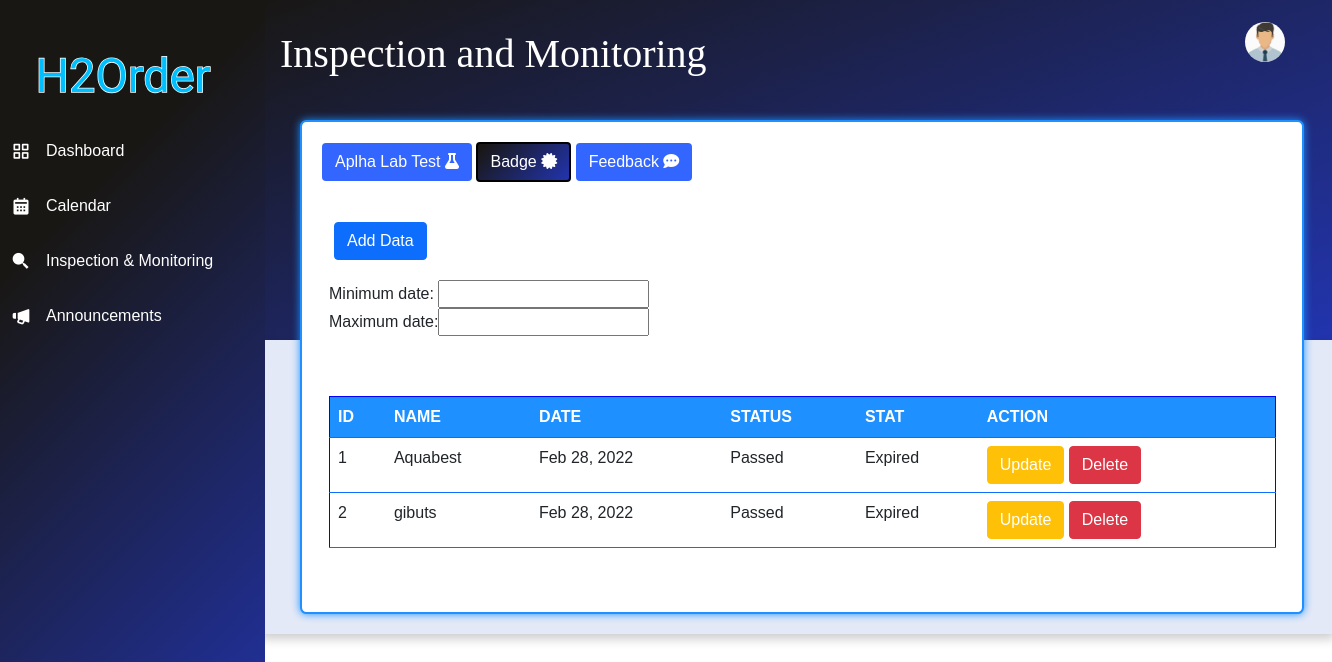
The page /admin/badge.php (signed in) on the database as committed earlier.
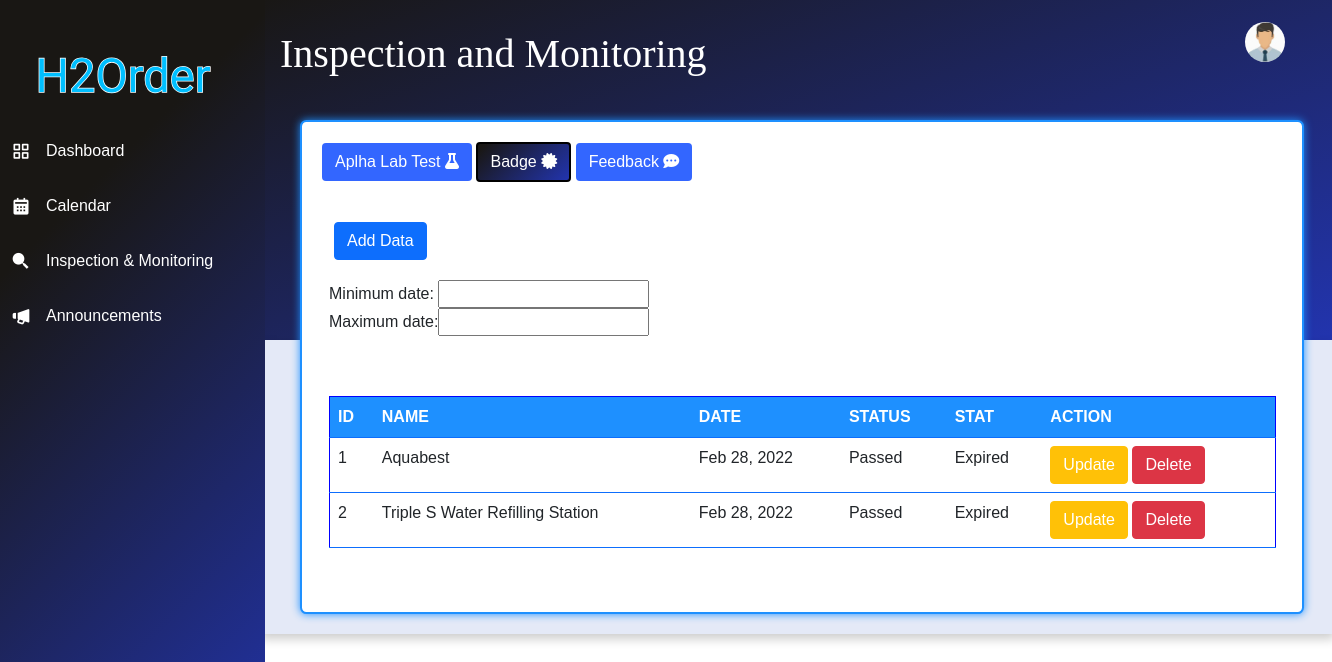
The same page on the database as committed later.
### tables this page shows
CREATE TABLE `badge` (
  `badge_id` int(11) NOT NULL,
  `merchant_id` int(11) NOT NULL,
  `status` varchar(255) NOT NULL,
  `date` timestamp NOT NULL DEFAULT CURRENT_TIMESTAMP ON UPDATE CURRENT_TIMESTAMP
);

CREATE TABLE `merchant` (
  `merchant_id` int(11) NOT NULL,
  `username` varchar(255) NOT NULL,
  `password` varchar(255) NOT NULL,
  `business_name` varchar(255) NOT NULL,
  `owner` varchar(255) NOT NULL,
  `address` varchar(255) NOT NULL,
  `email` varchar(255) NOT NULL,
  `contact_number` varchar(255) NOT NULL,
  `image` varchar(255) NOT NULL,
  `latitude` varchar(255) NOT NULL,
  `longitude` varchar(255) NOT NULL,
  `opening` time NOT NULL,
  `closing` time NOT NULL
);

### admin/badge.php (the view, shortened to what the changed rows need)
<!DOCTYPE html>
<html lang="en" dir="ltr">
  <head>
    <link rel="stylesheet" href="../admin/navstyle.css">
    <link rel="stylesheet" href="../admin/ad_style.css">
     <link href="https://cdn.jsdelivr.net/npm/bootstrap@5.0.2/dist/css/bootstrap.min.css" rel="stylesheet">
    <link href='https://unpkg.com/boxicons@2.0.7/css/boxicons.min.css' rel='stylesheet'>
<link rel="stylesheet" href="https://cdn.datatables.net/1.10.21/css/dataTables.bootstrap4.min.css">
  <link rel='stylesheet' href='https://cdn.datatables.net/buttons/1.2.2/css/buttons.bootstrap.min.css'>
  <link rel='stylesheet' href='https://cdn.datatables.net/1.10.24/css/jquery.dataTables.min.css'>
<link rel='stylesheet' href='https://cdn.datatables.net/datetime/1.0.3/css/dataTables.dateTime.min.css'>
  </head>
<body>
   <div class="home_content">
      <div id="tbl-contain" style=" margin-top:-240px;
       width: 97%;height:100%; max-height:4000px;
       background-color: white;  border-radius: .4rem;
       border-color:dodgerBlue;
       border:2px solid dodgerBlue;
       box-shadow: 0 0 8px 0 dodgerBlue; margin-left:20px;">
<div class="container">
            <?php require_once 'add_query_badge.php'?>
    <br>
<table id="table" class="table"style="margin-left:15px; width:97%; margin-top:60px;border:1px solid blue;" >
  <thead>
    <tr>
      <th scope="col" class=" border-primary" style="background:#1E90FF;color:white;">ID</th>
      <th scope="col" class=" border-primary" style="background:#1E90FF;color:white;">NAME</th>
      <th scope="col" class=" border-primary" style="background:#1E90FF;color:white;">DATE</th>
      <th scope="col" class=" border-primary" style="background:#1E90FF;color:white;">STATUS</th>
      <th scope="col" class=" border-primary" style="background:#1E90FF;color:white;">STAT</th>
      <th scope="col" class=" border-primary" style="background:#1E90FF;color:white;">ACTION</th>
    </tr>
  </thead>
  <tbody>
  <?php
		$query = $conn->query("SELECT badge.badge_id, merchant.business_name, badge.date, badge.status
            FROM merchant RIGHT JOIN badge ON merchant.merchant_id = badge.merchant_id ") or die(mysqli_error());
							while($fetch = $query->fetch_array()){
	 ?>
    <tr>
      <td scope="row" class="border-primary"><?php echo $fetch['badge_id']?></th>
      <td class="border-primary"><?php echo $fetch['business_name']?></td>
      <td class="border-primary"><?php echo date("M d, Y", strtotime($fetch['date']))?></td>
      <td class="border-primary"><?php echo $fetch['status']?></td>
      <td class="border-primary"><?php
                                     $startdate = $fetch['date'] ;
                                     $expire = strtotime($startdate. ' + 2  days');
                                     $today = strtotime("today midnight");
                                  if($today >= $expire){
                                      echo "Expired";
                                  } else {
                                      echo "Active";
                                    }
                                  ?> </td>
    <td class=" border-primary">
     <a class = "btn btn-warning"  href="edit_query_badge.php?badge_id=<?php echo $fetch['badge_id']?>" style="color:white;" >Update</a>
     <a class = "btn btn-danger" name="del_badge" href="delete_badge.php?badge_id=<?php echo $fetch['badge_id']?>" onclick = "confirmationDelete(this); return false;" ><i class = "" ></i> Delete</a>
    </td>
  </tr>
    <?php
         }
			?>
  </tbody>
</table>
<br><br>
     </div>
    </div>
  </div>
</body>
</html>

Rows that differ between the two databases and show on the page:
changed through a linked row, badge id 2: merchant.business_name "gibuts" → "Triple S Water Refilling Station"
